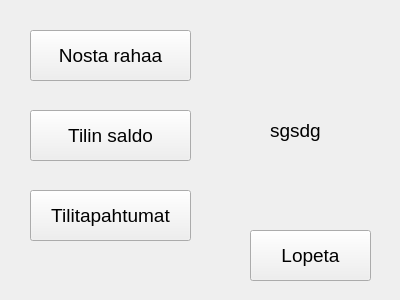
<?xml version="1.0" encoding="UTF-8"?>
<ui version="4.0">
 <class>menu</class>
 <widget class="QWidget" name="menu">
  <property name="geometry">
   <rect>
    <x>0</x>
    <y>0</y>
    <width>400</width>
    <height>300</height>
   </rect>
  </property>
  <property name="windowTitle">
   <string>Form</string>
  </property>
  <widget class="QPushButton" name="btnChooseTransactions">
   <property name="geometry">
    <rect>
     <x>30</x>
     <y>190</y>
     <width>161</width>
     <height>51</height>
    </rect>
   </property>
   <property name="font">
    <font>
     <pointsize>14</pointsize>
    </font>
   </property>
   <property name="text">
    <string>Tilitapahtumat</string>
   </property>
  </widget>
  <widget class="QPushButton" name="btnChooseWithdraw">
   <property name="geometry">
    <rect>
     <x>30</x>
     <y>30</y>
     <width>161</width>
     <height>51</height>
    </rect>
   </property>
   <property name="font">
    <font>
     <pointsize>14</pointsize>
    </font>
   </property>
   <property name="text">
    <string>Nosta rahaa</string>
   </property>
  </widget>
  <widget class="QPushButton" name="btnChooseSaldo">
   <property name="geometry">
    <rect>
     <x>30</x>
     <y>110</y>
     <width>161</width>
     <height>51</height>
    </rect>
   </property>
   <property name="font">
    <font>
     <pointsize>14</pointsize>
    </font>
   </property>
   <property name="text">
    <string>Tilin saldo</string>
   </property>
  </widget>
  <widget class="QPushButton" name="btnExit">
   <property name="geometry">
    <rect>
     <x>250</x>
     <y>230</y>
     <width>121</width>
     <height>51</height>
    </rect>
   </property>
   <property name="font">
    <font>
     <pointsize>14</pointsize>
    </font>
   </property>
   <property name="text">
    <string>Lopeta</string>
   </property>
  </widget>
  <widget class="QLabel" name="labelSaldo">
   <property name="geometry">
    <rect>
     <x>270</x>
     <y>110</y>
     <width>101</width>
     <height>41</height>
    </rect>
   </property>
   <property name="font">
    <font>
     <pointsize>14</pointsize>
    </font>
   </property>
   <property name="text">
    <string>sgsdg</string>
   </property>
  </widget>
 </widget>
 <resources/>
 <connections/>
</ui>
